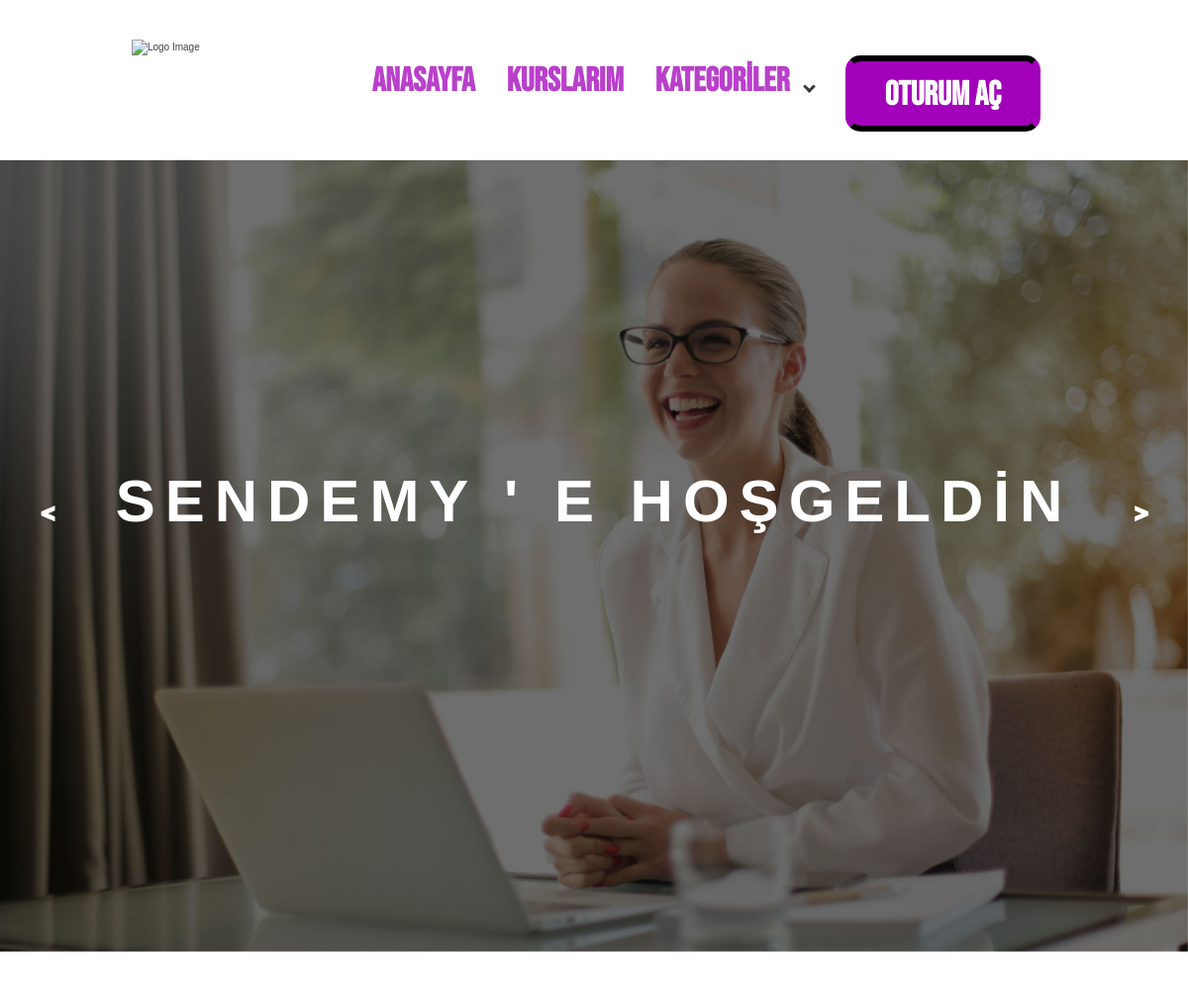
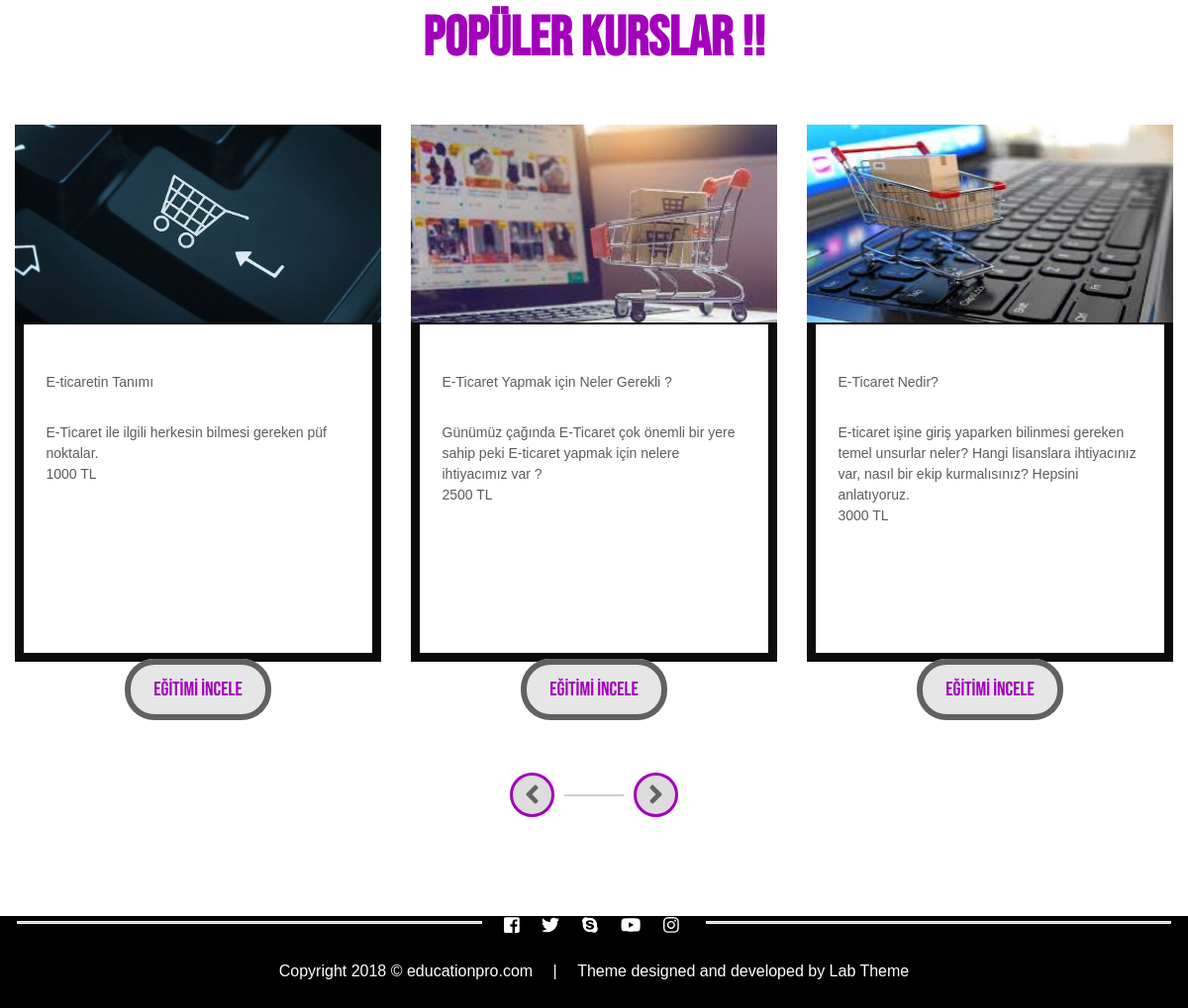
The page / on the database its author committed (2 pictures, top to bottom).
### tables this page shows
CREATE TABLE `videolar` (
  `id` int(11) NOT NULL,
  `user` int(11) NOT NULL,
  `video` longblob NOT NULL,
  `baslik` varchar(256) NOT NULL,
  `aciklama` varchar(1024) NOT NULL,
  `tarih` datetime NOT NULL DEFAULT current_timestamp(),
  `kategori` varchar(30) DEFAULT NULL,
  `onay` varchar(1) NOT NULL,
  `videookapak` longblob NOT NULL,
  `fiyat` int(11) NOT NULL
);

### index.php (the view, shortened to what this page needs)
<?php include "lib/baglanti.php";
?>
<!DOCTYPE html>
<html lang="tr">
<head>
	<link rel="stylesheet" type="text/css" href="css/all.css">
	<link rel="stylesheet" type="text/css" href="css/all.min.css">
	<link rel="stylesheet" type="text/css" href="css/lightbox.css">
	<link rel="stylesheet" type="text/css" href="css/flexslider.css">
	<link rel="stylesheet" type="text/css" href="css/owl.carousel.css">
	<link rel="stylesheet" type="text/css" href="css/owl.theme.default.css">
	<link rel="stylesheet" type="text/css" href="css/jquery.rateyo.css"/>
	<link rel="stylesheet" type="text/css" href="inner-page-style.css">
	<link rel="stylesheet" type="text/css" href="style.css">
</head>
<body>
	<div id="page" class="site" itemscope itemtype="http://schema.org/LocalBusiness">
	<?php include("lib/navbar.php");?>
		<div class="banner">
			<div class="owl-four owl-carousel" itemprop="image">
				<img src="images/pexels-olly-3756679.jpg" alt="Image of Bannner" >
			</div>
			<div class="container" itemprop="description">
				<h1 style="letter-spacing:10px; font-size:60px;" > 		<?php   if(isset($_SESSION['oturum']) && $_SESSION['oturum'] == "acik")echo "Hoşgeldin Sayın 	".$_SESSION['username'];
				else echo'SENDEMY \' E   HOŞGELDİN ';
				?></h1>
			</div>
			 <div id="owl-four-nav" class="owl-nav"></div>
		</div>
		<div class="page-heading">
			<div class="container">
				<h2 style="font-family: Bebas Neue, sans-serif;
	font-weight:bolder;
	font-style:normal; font-size:7vh; color: #a200bb ">Popüler Kurslar !!</h2>
			</div>
		</div>
		<div class="learn-courses">
			<div class="container">
				<div class="courses">
					<div class="owl-one owl-carousel">
					<?php
$onay = "O";
$user_id = $_SESSION['userid'] ;
$stmt = $conn->prepare("SELECT v.id, v.user, v.baslik, v.aciklama, v.videookapak, v.fiyat FROM videolar v
                        LEFT JOIN satinalim s ON v.id = s.video_id AND s.user_id = ?
                        WHERE v.onay = ? AND s.id IS NULL");
$stmt->bind_param("ss", $user_id, $onay);
$stmt->execute();
$stmt->store_result();
$stmt->bind_result($vid, $user, $baslik, $aciklama, $resimyolu,$fiyat);
while ($stmt->fetch()) {
    echo '<form action="videobilgiler.php" method="GET">';
    echo '    <div class="box-wrap" itemprop="event" itemscope itemtype="http://schema.org/Course">';
    echo '        <div class="img-wrap" itemprop="image"><img src="' . $resimyolu. '" alt="courses picture"></div>';
    if(isset($_SESSION['oturum']) && $_SESSION['oturum'] == "acik") {
	} else {
		echo '        <a href="login.php" class="learn-desining-banner" itemprop="name">Eğitimi İncele</a>';
        echo '        <input type="submit" class="learn-desining-banner" name="'.$vid.'" value="Eğitimi İncele">';
    }
    echo '        <div class="box-body" itemprop="description">';
    echo '            <p>' . $baslik . '</p>';
    echo '            <section itemprop="time">';
    echo '                <p>' . $aciklama . '</p>';
	echo '                <p>' . $fiyat .' TL'. '</p>';
    echo '            </section>';
    echo '        </div>';
    echo '    </div>';
    echo '</form>';
}?>
					</div>
				</div>
			</div>
		</div>
		<footer class="page-footer" itemprop="footer" itemscope itemtype="http://schema.org/WPFooter">
			<div class="footer-second-section">
				<div class="container">
					<hr class="footer-line">
					<ul class="social-list">
						<li><a href=""><i class="fab fa-facebook-square"></i></a></li>
						<li><a href=""><i class="fab fa-twitter"></i></a></li>
						<li><a href=""><i class="fab fa-skype"></i></a></li>
						<li><a href=""><i class="fab fa-youtube"></i></a></li>
						<li><a href=""><i class="fab fa-instagram"></i></a></li>
					</ul>
					<hr class="footer-line">
				</div>
			</div>
			<div class="footer-last-section">
				<div class="container">
					<p>Copyright 2018 &copy; educationpro.com <span> | </span> Theme designed and developed by <a href="https://labtheme.com">Lab Theme</a></p>
				</div>
			</div>
		</footer>
	</div>
</body>
</html>

### lib/navbar.php (shortened to what this page needs)
<div class="main-header">
				<div class="container" >
					<div class="logo-wrap" itemprop="logo">
						<img src="https://png.pngtree.com/png-clipart/20230124/original/pngtree-elegant-m-letter-logo-png-image_8928765.png" style="height: 15vh; width: 15vh; " alt="Logo Image">
					</div>
					<div class="nav-wrap">
						<nav class="nav-desktop">
							<ul class="menu-list">
								<li><a href="index.php">Anasayfa</a></li>
								<li><a href="videolarım.php">Kurslarım</a></li>
								 <li class="menu-parent">Kategoriler
								</li>
								<li>   <?php
                if(isset($_SESSION['oturum']) and $_SESSION['oturum']=="acik" ){
                  echo '<a class="" href="lib/cikis.php"><button>Çıkıs Yap</button></a>';
                  echo '<a class="" href="videoyukleme.php"><button>Eğitim Ver</button></a>';
                }else{
                  echo '<a class="" href="login.php"><button>Oturum Aç</button></a>' ;
				}
                ?></li>
							</ul>
						</nav>
					</div>
				</div>
			</div>

### css/all.css (style rules this page uses)
.fa-facebook-square:before { content: "\f082"; }
.fa-instagram:before { content: "\f16d"; }
.fa-skype:before { content: "\f17e"; }
.fa-twitter:before { content: "\f099"; }
.fa-youtube:before { content: "\f167"; }

### rows shown on the page
videolar: videookapak (picture), baslik "E-ticaretin Tanımı", aciklama "E-Ticaret ile ilgili herkesin bilmesi gereken püf noktalar.", fiyat "1000"
videolar: videookapak (picture), baslik "E-Ticaret Yapmak için Neler Gerekli ?", aciklama "Günümüz çağında E-Ticaret çok önemli bir yere sahip peki E-ticaret yapmak için nelere ihtiyacımız var ?", fiyat "2500"
videolar: videookapak (picture), baslik "E-Ticaret Nedir?", aciklama "E-ticaret işine giriş yaparken bilinmesi gereken temel unsurlar neler? Hangi lisanslara ihtiyacınız var, nasıl bir ekip kurmalısınız? Hepsini anlatıyoruz.", fiyat "3000"
